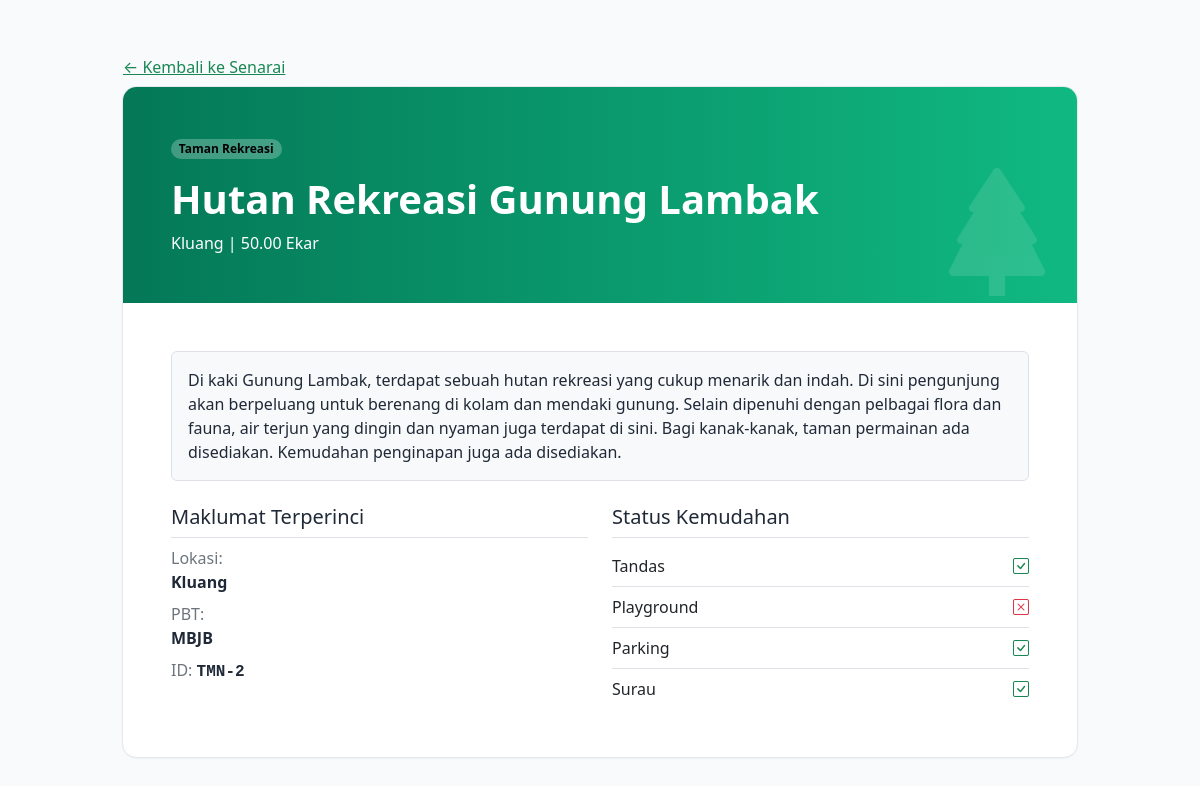
Before: /taman/2/ with the older database file.
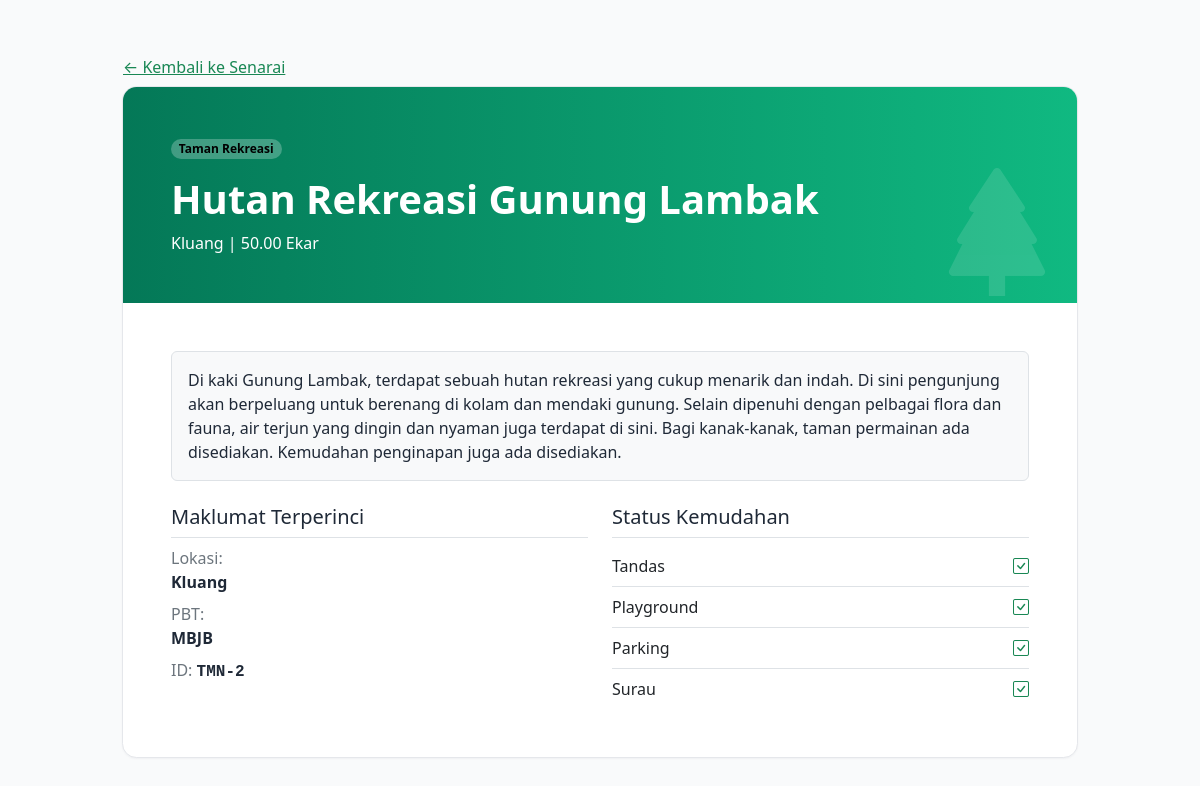
After: the same page with the newer database file.
### taman/views.py (the view)
# urls.py: path('taman/<int:pk>/', views.profil_taman, name='profil_taman'),
def profil_taman(request, pk):
	taman = get_object_or_404(Taman, pk=pk)
	return render(request, 'taman/profil.html', {'taman': taman})

### templates/taman/profil.html (shortened to what this page needs)
{% extends 'base.html' %}
{% block body %}
<div class="container py-4 py-md-5" style="max-width: 980px;">
  <a href="/" class="btn btn-link ps-0 text-success">&larr; Kembali ke Senarai</a>
  <div class="card-soft bg-white overflow-hidden">
    <div class="p-4 p-md-5 text-white hero-head position-relative overflow-hidden">
      <i class="bi bi-tree-fill position-absolute" style="right: 1rem; bottom: -1.5rem; font-size: 8rem; opacity: .12;"></i>
      <span class="badge rounded-pill text-bg-light bg-opacity-25 mb-3">{{ taman.jenis }}</span>
      <h1 class="m-0 fw-bold">{{ taman.nama }}</h1>
      <p class="mb-0 mt-2">{{ taman.daerah }} | {{ taman.keluasan|default:'N/A' }} Ekar</p>
    </div>
    <div class="p-4 p-md-5">
      {% if taman.deskripsi %}
      <div class="p-3 rounded border bg-light mb-4">{{ taman.deskripsi }}</div>
      {% endif %}
      <div class="row g-4">
        <div class="col-12 col-md-6">
          <h5 class="pb-2 border-bottom">Maklumat Terperinci</h5>
          <p class="mb-2"><span class="text-secondary">Lokasi:</span><br><strong>{{ taman.lokasi }}</strong></p>
          <p class="mb-2"><span class="text-secondary">PBT:</span><br><strong>{{ taman.pbt|default:'Tidak dinyatakan' }}</strong></p>
          <p class="mb-0"><span class="text-secondary">ID:</span> <strong class="font-monospace">TMN-{{ taman.id }}</strong></p>
        </div>
        <div class="col-12 col-md-6">
          <h5 class="pb-2 border-bottom">Status Kemudahan</h5>
          <ul class="list-group list-group-flush">
            <li class="list-group-item d-flex justify-content-between bg-transparent px-0">Tandas{% if taman.tandas %}<span class="text-success"><i class="bi bi-check-square"></i></span>{% else %}<span class="text-danger"><i class="bi bi-x-square"></i></span>{% endif %}</li>
            <li class="list-group-item d-flex justify-content-between bg-transparent px-0">Playground{% if taman.playground %}<span class="text-success"><i class="bi bi-check-square"></i></span>{% else %}<span class="text-danger"><i class="bi bi-x-square"></i></span>{% endif %}</li>
            <li class="list-group-item d-flex justify-content-between bg-transparent px-0">Parking{% if taman.parking %}<span class="text-success"><i class="bi bi-check-square"></i></span>{% else %}<span class="text-danger"><i class="bi bi-x-square"></i></span>{% endif %}</li>
            <li class="list-group-item d-flex justify-content-between bg-transparent px-0">Surau{% if taman.surau %}<span class="text-success"><i class="bi bi-check-square"></i></span>{% else %}<span class="text-danger"><i class="bi bi-x-square"></i></span>{% endif %}</li>
          </ul>
        </div>
      </div>
    </div>
  </div>
</div>
{% endblock %}

Changed rows visible on the page:
changed Taman "Hutan Rekreasi Gunung Lambak": playground False → True (drawn)
